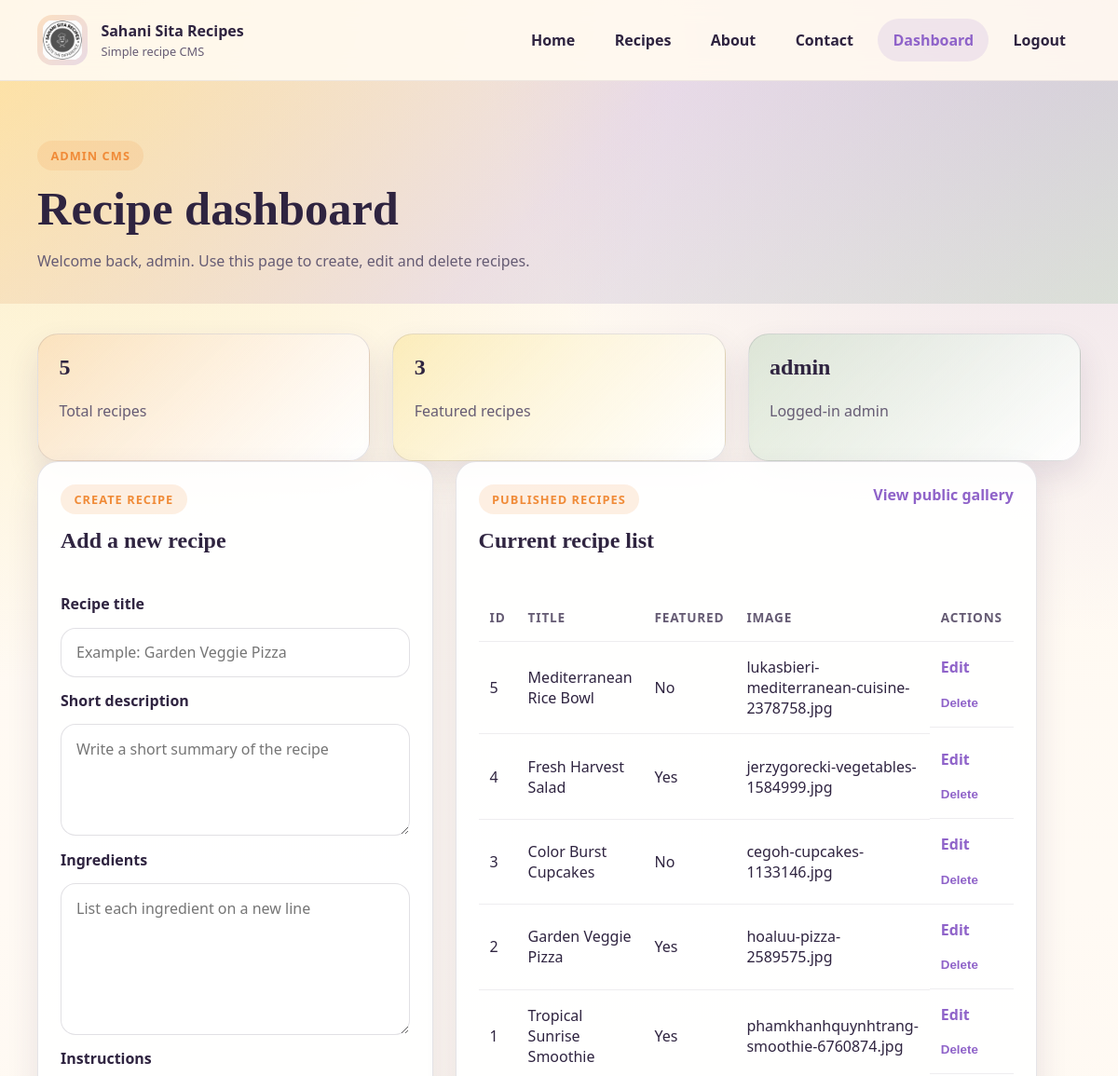
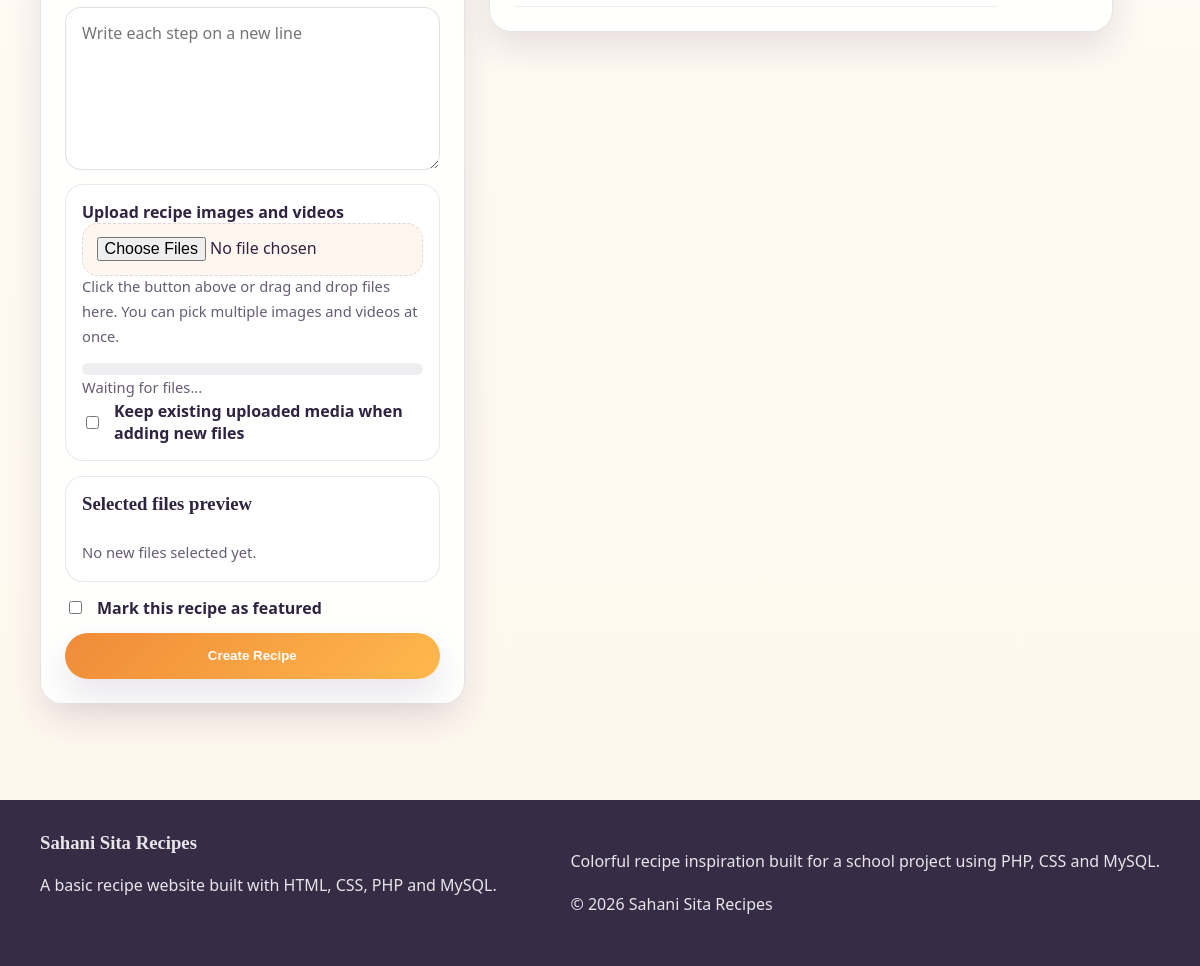
Page /admin/dashboard.php (signed in) on the committed database (2 pictures, top to bottom).
### tables this page shows
CREATE TABLE recipes (
    id INT AUTO_INCREMENT PRIMARY KEY,
    title VARCHAR(150) NOT NULL,
    description TEXT NOT NULL,
    ingredients TEXT NOT NULL,
    instructions TEXT NOT NULL,
    image_path VARCHAR(255) NOT NULL,
    gallery_images TEXT NOT NULL,
    gallery_videos TEXT NOT NULL,
    featured TINYINT(1) NOT NULL DEFAULT 0,
    created_at TIMESTAMP DEFAULT CURRENT_TIMESTAMP
);

### config.php (called while the page is built, shortened)
<?php
function e($value)
{
    return htmlspecialchars((string) $value, ENT_QUOTES, "UTF-8");
}
function fetch_recipes($conn, $featured_only = false, $limit = 0)
{
    $sql = "SELECT id, title, description, ingredients, instructions, image_path, gallery_images, gallery_videos, featured, created_at FROM recipes";
    $sql .= " ORDER BY created_at DESC, id DESC";
    $result = $conn->query($sql);
    $recipes = array();
    if ($result) {
        while ($row = $result->fetch_assoc()) {
            $recipes[] = $row;
        }
    }
    return $recipes;
}
?>

### admin/dashboard.php (the view, shortened to what this page needs)
<?php
require_once "../includes/auth.php";
$edit_id = isset($_GET['edit']) ? (int) $_GET['edit'] : 0;
$editing_recipe = $edit_id > 0 ? fetch_recipe_by_id($conn, $edit_id) : null;
$form_data = array(
    'title' => $editing_recipe['title'] ?? '',
    'description' => $editing_recipe['description'] ?? '',
    'ingredients' => $editing_recipe['ingredients'] ?? '',
    'instructions' => $editing_recipe['instructions'] ?? '',
    'image_path' => $editing_recipe['image_path'] ?? '',
    'gallery_images' => $editing_recipe['gallery_images'] ?? '',
    'gallery_videos' => $editing_recipe['gallery_videos'] ?? '',
    'staged_images' => '',
    'staged_videos' => '',
    'featured' => isset($editing_recipe['featured']) ? (int) $editing_recipe['featured'] : 0,
);
$recipes = fetch_recipes($conn);
$recipe_count = count($recipes);
$featured_count = 0;
foreach ($recipes as $recipe_item) {
    if ((int) $recipe_item['featured'] === 1) {
        $featured_count++;
    }
}
include "../includes/header.php";
?>
<section class="page-banner compact-banner">
    <div class="container">
        <span class="eyebrow">Admin CMS</span>
        <h1>Recipe dashboard</h1>
        <p>Welcome back, <?php echo e($_SESSION['admin_username']); ?>. Use this page to create, edit and delete recipes.</p>
    </div>
</section>
<section class="container section-space">
    <div class="stats-grid">
        <article class="stat-card orange-card">
            <h2><?php echo (int) $recipe_count; ?></h2>
            <p>Total recipes</p>
        </article>
        <article class="stat-card yellow-card">
            <h2><?php echo (int) $featured_count; ?></h2>
            <p>Featured recipes</p>
        </article>
        <article class="stat-card green-card">
            <h2><?php echo e($_SESSION['admin_username']); ?></h2>
            <p>Logged-in admin</p>
        </article>
    </div>
    <div class="admin-grid">
        <article class="content-card form-card">
            <div class="section-heading section-heading-stack">
                <div>
                    <span class="eyebrow"><?php echo $editing_recipe ? 'Update recipe' : 'Create recipe'; ?></span>
                    <h2><?php echo $editing_recipe ? 'Edit selected recipe' : 'Add a new recipe'; ?></h2>
                </div>
            </div>
            <form id="recipe-form" method="post" action="dashboard.php<?php echo $editing_recipe ? '?edit=' . (int) $editing_recipe['id'] : ''; ?>" class="stack-form" enctype="multipart/form-data">
                <label for="title">Recipe title</label>
                <input id="title" name="title" type="text" value="<?php echo e($form_data['title']); ?>" placeholder="Example: Garden Veggie Pizza">
                <label for="description">Short description</label>
                <textarea id="description" name="description" rows="3" placeholder="Write a short summary of the recipe"><?php echo e($form_data['description']); ?></textarea>
                <label for="ingredients">Ingredients</label>
                <textarea id="ingredients" name="ingredients" rows="6" placeholder="List each ingredient on a new line"><?php echo e($form_data['ingredients']); ?></textarea>
                <label for="instructions">Instructions</label>
                <textarea id="instructions" name="instructions" rows="6" placeholder="Write each step on a new line"><?php echo e($form_data['instructions']); ?></textarea>
                <div class="upload-panel upload-drop-zone" id="upload-drop-zone">
                    <div>
                        <label for="recipe_media">Upload recipe images and videos</label>
                        <input id="recipe_media" name="recipe_media[]" type="file" multiple accept="image/*,video/mp4,video/webm,video/ogg,video/quicktime">
                    </div>
                    <p class="form-helper">Click the button above or drag and drop files here. You can pick multiple images and videos at once.</p>
                    <div class="upload-progress-shell" id="upload-progress-shell" aria-hidden="true">
                    </div>
                    <p class="form-helper upload-progress-text" id="upload-progress-text">Waiting for files...</p>
                    <label class="checkbox-line" for="keep_existing_media">
                        <input id="keep_existing_media" name="keep_existing_media" type="checkbox" <?php echo $editing_recipe ? 'checked' : ''; ?>>
                        Keep existing uploaded media when adding new files
                    </label>
                </div>
                <div class="selected-media-box">
                    <div class="selected-media-header">
                        <h3>Selected files preview</h3>
                    </div>
                    <div class="selected-media-grid" id="selected-media-preview">
                    </div>
                </div>
                <label class="checkbox-line" for="featured">
                    <input id="featured" name="featured" type="checkbox" <?php echo (int) $form_data['featured'] === 1 ? 'checked' : ''; ?>>
                    Mark this recipe as featured
                </label>
                <button class="btn btn-primary submit-button" id="recipe-submit-button" type="submit"><?php echo $editing_recipe ? 'Update Recipe' : 'Create Recipe'; ?></button>
            </form>
        </article>
        <article class="content-card data-card">
            <div class="section-heading section-heading-stack">
                <div>
                    <span class="eyebrow">Published recipes</span>
                    <h2>Current recipe list</h2>
                </div>
                <a class="text-link" href="../recipes.php">View public gallery</a>
            </div>
            <?php if (empty($recipes)): ?>
                <div class="empty-state compact-empty">
                    <h3>No recipes yet</h3>
                    <p>Create your first recipe using the form on this page.</p>
                </div>
            <?php else: ?>
                <div class="table-wrap">
                    <table class="recipe-table">
                        <thead>
                            <tr>
                                <th>ID</th>
                                <th>Title</th>
                                <th>Featured</th>
                                <th>Image</th>
                                <th>Actions</th>
                            </tr>
                        </thead>
                        <tbody>
                            <?php foreach ($recipes as $recipe): ?>
                                <tr>
                                    <td><?php echo (int) $recipe['id']; ?></td>
                                    <td><?php echo e($recipe['title']); ?></td>
                                    <td><?php echo (int) $recipe['featured'] === 1 ? 'Yes' : 'No'; ?></td>
                                    <td><?php echo e($recipe['image_path']); ?></td>
                                    <td class="table-actions">
                                        <a class="text-link" href="dashboard.php?edit=<?php echo (int) $recipe['id']; ?>">Edit</a>
                                        <form method="post" action="dashboard.php" onsubmit="return confirm('Delete this recipe?');">
                                            <button class="text-button delete-button" type="submit">Delete</button>
                                        </form>
                                    </td>
                                </tr>
                            <?php endforeach; ?>
                        </tbody>
                    </table>
                </div>
            <?php endif; ?>
        </article>
    </div>
</section>
<?php include "../includes/footer.php"; ?>

### rows in the picture
recipes: id "5", title "Mediterranean Rice Bowl", featured "No", image_path "lukasbieri-mediterranean-cuisine-2378758.jpg"
recipes: id "4", title "Fresh Harvest Salad", featured "Yes", image_path "jerzygorecki-vegetables-1584999.jpg"
recipes: id "3", title "Color Burst Cupcakes", featured "No", image_path "cegoh-cupcakes-1133146.jpg"
recipes: id "2", title "Garden Veggie Pizza", featured "Yes", image_path "hoaluu-pizza-2589575.jpg"
recipes: id "1", title "Tropical Sunrise Smoothie", featured "Yes", image_path "phamkhanhquynhtrang-smoothie-6760874.jpg"

### other values in the picture
$site_name "Sahani Sita Recipes"
$_SESSION['admin_username'] "admin"
$recipe_count "5"
$featured_count "3"
